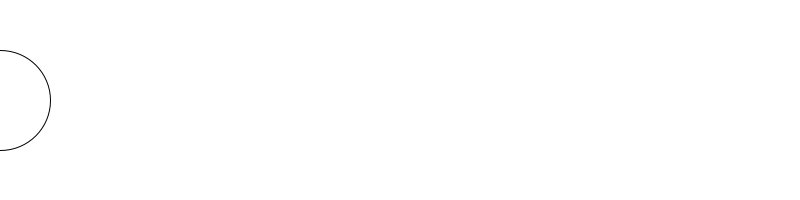
Frame 1 (no input)
Frame 60 (the mouse pressed at the canvas centre just before this capture): identical to frame 1, image omitted
Frame 120 (the mouse held since frame 60 and released just before this capture): blank canvas, image omitted

The Processing sketch that drew this single still picture (run headless with seeded random() and noise(); from frame 60 on, the mouse is pressed at the canvas centre):

// Processing sketch: dotrace
// ── dotrace.pde
int x = 0;
void setup(){
  size(800,200);
}

void draw() {
  background(255);
fill(#FFFFFF);
  if (mousePressed) {
x += 100;
  }
  ellipse(x,100,100,100);
if(x == 800){
print("ding");
}
  
}
